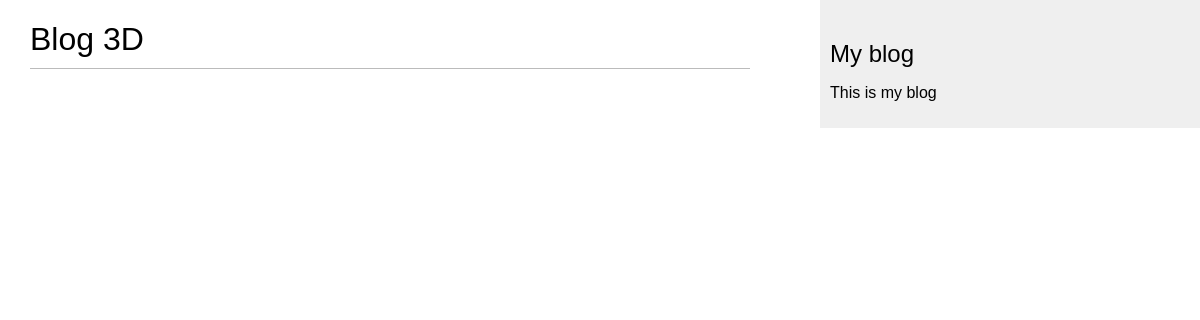
Before: /printarticle/ with the older database file.
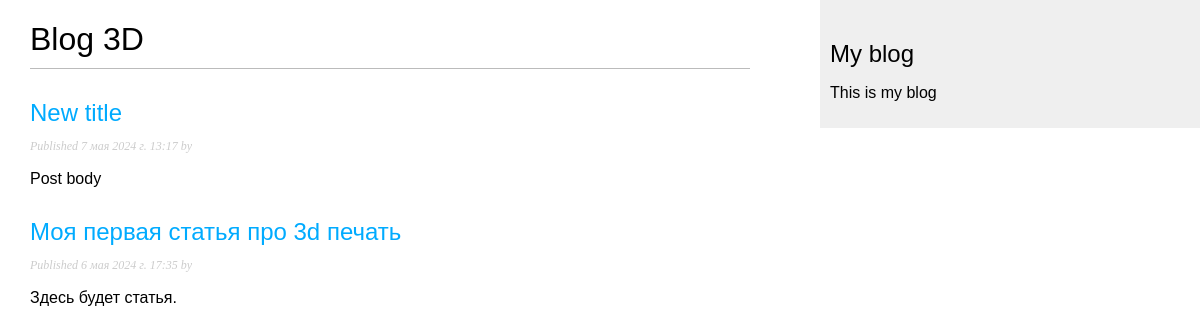
After: the same page with the newer database file.
### printarticle/models.py (models this page shows, shortened)
class Post(models.Model):
    class Status(models.TextChoices):
        DRAFT = 'DF', 'Draft'
        PUBLISHED = 'PB', 'Published'
    title = models.CharField(max_length=250)
    slug = models.SlugField(max_length=250, unique_for_date='publish')
    author = models.ForeignKey(User, on_delete=models.CASCADE, related_name='blog_post')
    body = models.TextField()
    publish = models.DateTimeField(default=timezone.now)
    created = models.DateTimeField(auto_now_add=True)
    update = models.DateTimeField(auto_now=True)
    status = models.CharField(max_length=2, choices=Status.choices, default=Status.DRAFT)
    objects = models.Manager()
    published = PublishedManager()
    class Meta:
        ordering = ['-publish']  # сортировка по дате публикации
        indexes = [
            models.Index(fields=['-publish'])
        ]

### printarticle/views.py (the view)
# urls.py: path('', views.post_list, name='post_list'),
def post_list(request):
    posts = Post.published.all()
    return render(request, 'printarticle/post/list.html', {'posts': posts})

### printarticle/models.py (called while the page is built)
    def get_queryset(self):
        return super().get_queryset() \
            .filter(status=Post.Status.PUBLISHED)

### printarticle/templates/printarticle/post/list.html (shortened to what this page needs)
{% extends "printarticle/base.html" %}
{% block content %}
    <h1>Blog 3D</h1>
    {% for post in posts %}
        <h2>
            <a href="{{ posts.get_absolute_url }}">
                {{ post.title }}
            </a>
        </h2>
        <p class="date">
            Published {{ post.publish }} by {{ post.autor }}
        </p>
        {{ post.body|truncatewords:30|linebreaks }}
        {% endfor %}
    {% endblock %}

### printarticle/templates/printarticle/base.html (shortened to what this page needs)
{% load static %}
<!DOCTYPE html>
<html>
<head>
    <link href='{% static "css/blog.css"%}' rel="stylesheet">
</head>
<body>
    <div id="content">
        {% block content %}
        {% endblock %}
    </div>
    <div id="sidebar">
        <h2>My blog</h2>
        <p>This is my blog</p>
    </div>
</body>
</html>

### printarticle/static/css/blog.css (style rules this page uses)
body { margin:0; padding:0; font-family:helvetica, sans-serif; }
a { color:#00abff; text-decoration:none; }
h1 { font-weight:normal; border-bottom:1px solid #bbb; padding:0 0 10px 0; }
h2 { font-weight:normal; margin:30px 0 0; }
#content { float:left; width:60%; padding:0 0 0 30px; }
#sidebar { float:right; width:30%; padding:10px; background:#efefef; height:100%; }
p.date { color:#ccc; font-family: georgia, serif; font-size: 12px; font-style: italic; }

Changed rows visible on the page:
now on this page (row edited): Post: title "New title", publish "7 мая 2024 г. 13:17", body "Post body"
now on this page (row edited): Post: title "Моя первая статья про 3d печать", publish "6 мая 2024 г. 17:35", body "Здесь будет статья."
